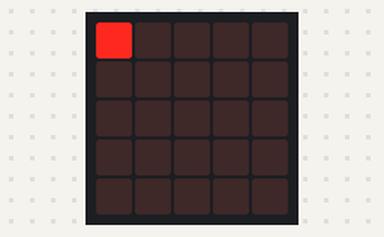
This program was run on a simulated Calliope mini (MakeCode). Shown: the board's 5×5 LED display.

Above: at 0.05 s.
At 0.65 s:
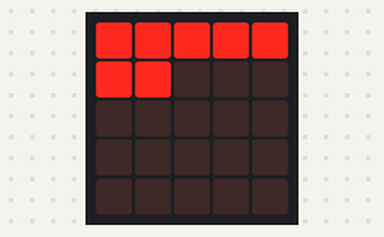
At 1.35 s:
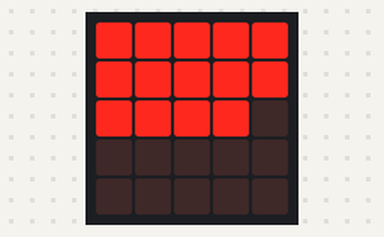
At 2.75 s:
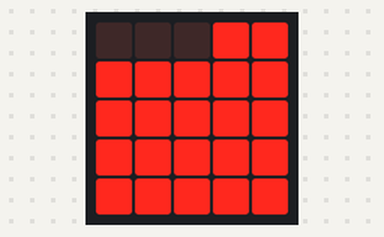
At 4.15 s:
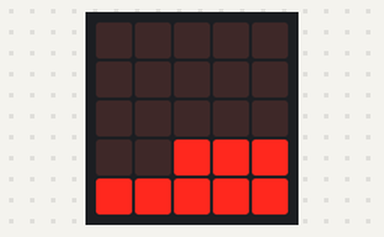
At 5.55 s:
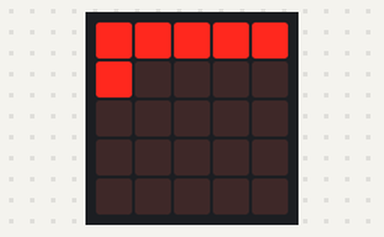

Measured:
- by itself, everything shown: repeats every 5.0 s, in 50 steps

The program:

main.ts
```typescript
let y = 0
let x = 0
let helligkeit = 255

loops.everyInterval(100, function () {
    led.plotBrightness(x, y, helligkeit)
    if (x != 4) {
        x += 1
    } else {
        x = 0
        if (y != 4) {
            y += 1
        } else {
            y = 0
            if (helligkeit != 0) {
                helligkeit = 0
            } else {
                helligkeit = 255
            }
        }
    }
})
```

test.ts
```typescript
// Hier kann man Tests durchführen; diese Datei wird nicht kompiliert, wenn dieses Paket als Erweiterung verwendet wird.
```
